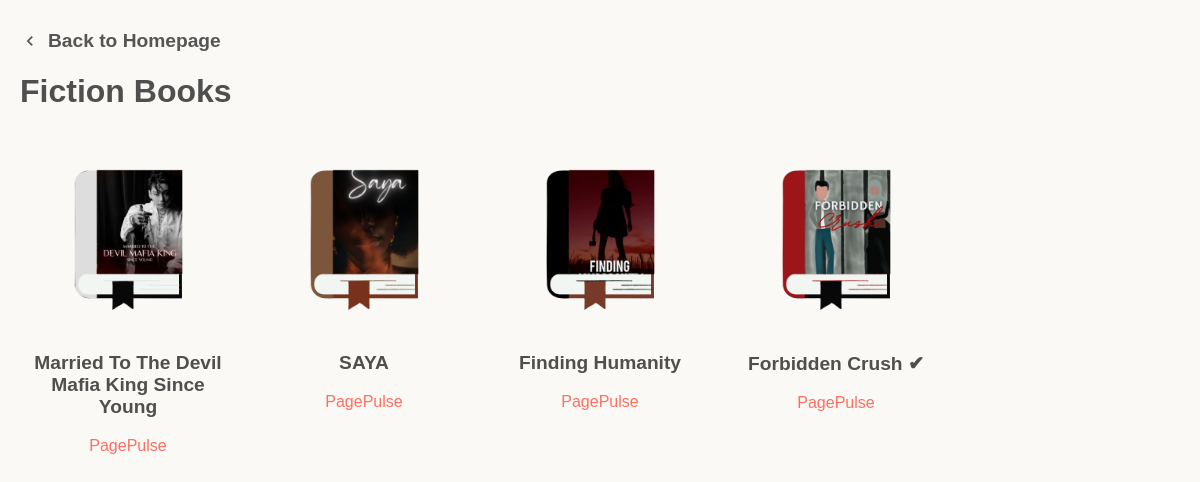
Page /dashboard/category/Fiction/ on the committed database.
### book/models.py (models this page shows, shortened)
class Book(models.Model):
    title = models.CharField(max_length=200)
    author = models.CharField(max_length=100)
    published_date = models.DateField()
    book_image = models.ImageField(upload_to='books/', blank=True, null=True)
    description = models.TextField(blank=True, null=True)
    genre = models.CharField(max_length=50, choices=[
        ('Fiction', 'Fiction'),
        ('Mystery', 'Mystery'),
        ('Romance', 'Romance'),
        ('Fantasy', 'Fantasy'),
        ('Thriller', 'Thriller'),
        ('Adventure', 'Adventure'),
        ('LGBTQ+', 'LGBTQ+'),
        ('New Adult', 'New Adult'),
        ('Short Story', 'Short Story'),
    ])

### dashboard/views.py (the view)
# urls.py: path('category/<str:category>/', views.category_view, name='category_view'),
def category_view(request, category):
    if category == 'All':
        books = Book.objects.all()
    else:
        books = Book.objects.filter(genre=category)
    return render(request, 'category_page.html', {'category': category, 'books': books})

### dashboard/templates/category_page.html (shortened to what this page needs)
{% load static %}
<!DOCTYPE html>
<html lang="en">
<head>
</head>
<body>
    <a href="{% url 'homepage' %}" class="back-button">
        <svg xmlns="http://www.w3.org/2000/svg" viewBox="0 0 24 24">
            <path d="M15.41 16.59L10.83 12l4.58-4.59L14 6l-6 6 6 6z"></path>
        </svg>
        Back to Homepage
    </a>
    <header>
        <h1>{{ category }} Books</h1>
    </header>
    <div class="book-grid">
        {% for book in books %}
        <div class="book-item" onclick="openModal(
            '{% if book.book_image %}{{ book.book_image.url }}{% else %}{% static 'images/default_book_cover.jpg' %}{% endif %}',
            '{{ book.title }}',
            '{{ book.author }}',
            '{{ book.category }}',
            '{{ book.description|escapejs }}')">
            {% if book.book_image %}
            <img src="{{ book.book_image.url }}" alt="{{ book.title }}">
            {% else %}
            <img src="{% static 'images/default_book_cover.jpg' %}" alt="No cover available">
            {% endif %}
            <h3>{{ book.title }}</h3>
            <p>{{ book.author }}</p>
        </div>
        {% empty %}
            <p>No books found in this category.</p>
        {% endfor %}
    </div>
</body>
</html>

### dashboard/templates/category_page.html (style rules this page uses)
body { font-family: Arial, sans-serif; color: #FAF9F6; background-color: #FAF9F6; margin: 0; padding: 20px; }
.back-button { display: flex; align-items: center; margin: 10px 0; text-decoration: none; color: #555; font-size: 1.2em; font-weight: bold; transition: color 0.3s ease; }
.back-button svg { margin-right: 8px; width: 20px; height: 20px; fill: currentColor; }
.book-grid { display: grid; grid-template-columns: repeat(auto-fill, minmax(200px, 1fr)); gap: 20px; margin-top: 20px; }
.book-item { cursor: pointer; text-align: center; color: #4F4F4F; padding: 10px; border-radius: 8px; transition: transform 0.2s; }
.book-item img { width: 100%; border-radius: 5px; }
h3 { margin-top: 10px; font-size: 1.2em; }
h1 { color: #4F4F4F; }
p { margin-top: 5px; font-size: 1em; color: #555; }
.book-item p { color: #ff6f61; }

### rows in the picture
Book: book_image (picture), title "Married To The Devil Mafia King Since Young", author "PagePulse"
Book: book_image (picture), title "SAYA", author "PagePulse"
Book: book_image (picture), title "Finding Humanity", author "PagePulse"
Book: book_image (picture), title "Forbidden Crush ✔", author "PagePulse"

### other values in the picture
{{ category }} "Fiction"
